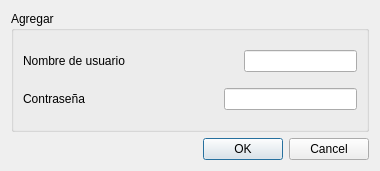
<?xml version="1.0" encoding="UTF-8"?>
<ui version="4.0">
 <class>AddUser</class>
 <widget class="QDialog" name="AddUser">
  <property name="geometry">
   <rect>
    <x>0</x>
    <y>0</y>
    <width>380</width>
    <height>171</height>
   </rect>
  </property>
  <property name="windowTitle">
   <string>Dialog</string>
  </property>
  <layout class="QGridLayout" name="gridLayout">
   <item row="0" column="0">
    <widget class="QGroupBox" name="groupBox">
     <property name="title">
      <string>Agregar</string>
     </property>
     <layout class="QVBoxLayout" name="verticalLayout">
      <item>
       <layout class="QHBoxLayout" name="horizontalLayout">
        <item>
         <widget class="QLabel" name="label">
          <property name="text">
           <string>Nombre de usuario</string>
          </property>
         </widget>
        </item>
        <item>
         <spacer name="horizontalSpacer">
          <property name="orientation">
           <enum>Qt::Horizontal</enum>
          </property>
          <property name="sizeHint" stdset="0">
           <size>
            <width>40</width>
            <height>20</height>
           </size>
          </property>
         </spacer>
        </item>
        <item>
         <widget class="QLineEdit" name="lineEdit_UserName">
          <property name="alignment">
           <set>Qt::AlignCenter</set>
          </property>
         </widget>
        </item>
       </layout>
      </item>
      <item>
       <layout class="QHBoxLayout" name="horizontalLayout_2">
        <item>
         <widget class="QLabel" name="label_2">
          <property name="text">
           <string>Contraseña</string>
          </property>
         </widget>
        </item>
        <item>
         <spacer name="horizontalSpacer_2">
          <property name="orientation">
           <enum>Qt::Horizontal</enum>
          </property>
          <property name="sizeHint" stdset="0">
           <size>
            <width>40</width>
            <height>20</height>
           </size>
          </property>
         </spacer>
        </item>
        <item>
         <widget class="QLineEdit" name="lineEdit_Password">
          <property name="echoMode">
           <enum>QLineEdit::Password</enum>
          </property>
          <property name="alignment">
           <set>Qt::AlignCenter</set>
          </property>
         </widget>
        </item>
       </layout>
      </item>
     </layout>
    </widget>
   </item>
   <item row="1" column="0">
    <widget class="QDialogButtonBox" name="buttonBox">
     <property name="orientation">
      <enum>Qt::Horizontal</enum>
     </property>
     <property name="standardButtons">
      <set>QDialogButtonBox::Cancel|QDialogButtonBox::Ok</set>
     </property>
    </widget>
   </item>
  </layout>
 </widget>
 <resources/>
 <connections>
  <connection>
   <sender>buttonBox</sender>
   <signal>accepted()</signal>
   <receiver>AddUser</receiver>
   <slot>accept()</slot>
   <hints>
    <hint type="sourcelabel">
     <x>248</x>
     <y>254</y>
    </hint>
    <hint type="destinationlabel">
     <x>157</x>
     <y>274</y>
    </hint>
   </hints>
  </connection>
  <connection>
   <sender>buttonBox</sender>
   <signal>rejected()</signal>
   <receiver>AddUser</receiver>
   <slot>reject()</slot>
   <hints>
    <hint type="sourcelabel">
     <x>316</x>
     <y>260</y>
    </hint>
    <hint type="destinationlabel">
     <x>286</x>
     <y>274</y>
    </hint>
   </hints>
  </connection>
 </connections>
</ui>
